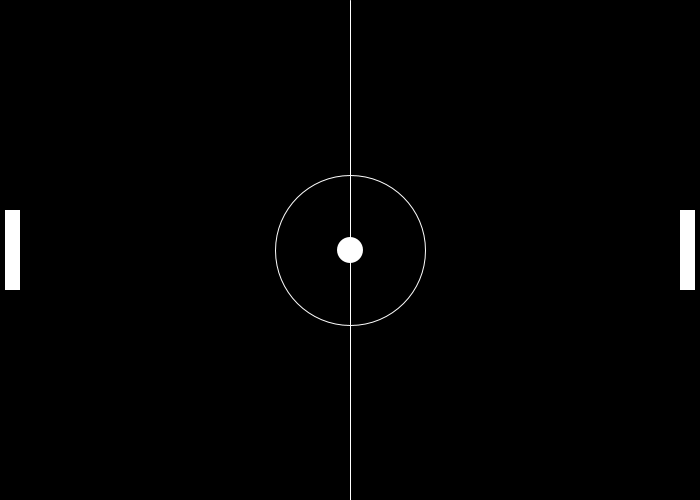
Frame 1 (no input)
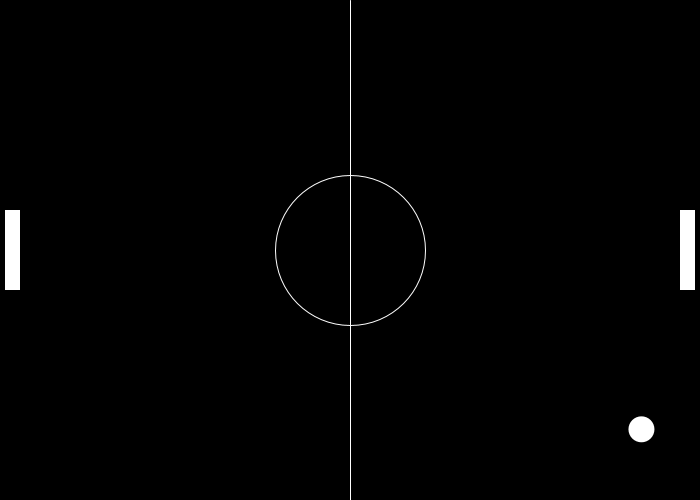
Frame 60 (the mouse pressed at the canvas centre just before this capture)
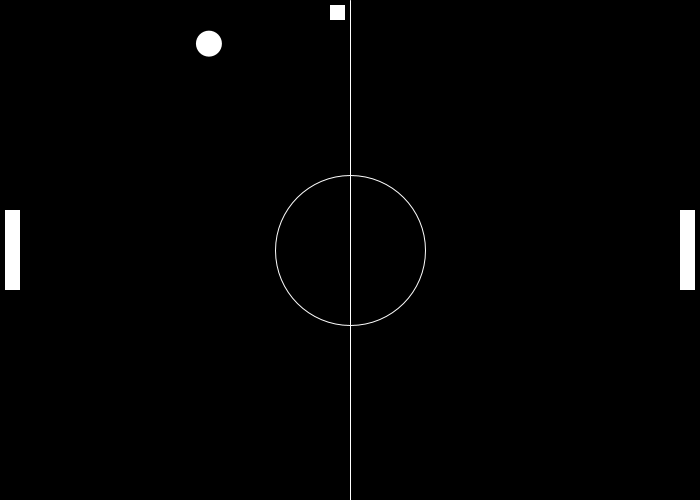
Frame 120 (the mouse held since frame 60 and released just before this capture)

The Processing sketch that drew these frames (run headless with seeded random() and noise(); from frame 60 on, the mouse is pressed at the canvas centre):

// Processing sketch: processing_102037
// ── processing_102037.pde

boolean q = false;
boolean a = false;
boolean p = false;
boolean l = false;

int p1=0,p2=0;
float x=350,y=250,xv=random(3,6),yv=random(2,6),wh=26,h1=210,h2=210, r=random(10);

void setup(){
  size(700,500);
  frameRate(60);
  if(r<=5) yv*=(-1);
}
void draw(){
 background(0);
 stroke(255);
 line(350,0,350,500);
 noFill();
 ellipse(350,250,150,150);
 fill(255);
 noStroke();
 ellipse(x,y,wh,wh);
 x+=xv;y+=yv;
 if((y>=487)||(y<=13)) yv*=(-1);
 rect(5,h1,15,80);
 rect(680,h2,15,80);
 if(q==true){
   h1+=-6;
 }
 if(a==true){
   h1+=6;
 }
 if(p==true){
   h2+=-6;
 }
 if(l==true){
   h2+=6;
 }
 if((x>17)&&(x<23)&&(y>h1)&&(y<(h1+80))){
   xv*=(-1);
 }
 if((x>677)&&(x<683)&&(y>h2)&&(y<(h2+80))){
   xv*=(-1);
 }
 if(x<-50){
   x=350;y=250;
   xv=random(3,6);yv=random(2,6);
   r=int(random(0,1));
   if(r==0)yv=-yv;
   p2+=1;
 }
 if(x>750){
   x=350;y=250;
   xv=random(3,6);yv=random(2,6);
   r=int(random(0,1));
   if(r==0)yv=-yv;
   xv*=(-1);
   p1+=1;
 }
 if(p1>=1)rect(330,5,15,15);
 if(p1>=2)rect(310,5,15,15);
 if(p1>=3)rect(290,5,15,15);
 if(p1>=4)rect(270,5,15,15);
 if(p1>=5)rect(250,5,15,15);
 if(p1>=6)rect(230,5,15,15);
 if(p1>=7)rect(210,5,15,15);
 if(p1>=8)rect(190,5,15,15);
 if(p1>=9)rect(170,5,15,15);
 if(p1>=10)rect(150,5,15,15);
 
 if(p2>=1)rect(355,5,15,15);
 if(p2>=2)rect(375,5,15,15);
 if(p2>=3)rect(395,5,15,15);
 if(p2>=4)rect(415,5,15,15);
 if(p2>=5)rect(435,5,15,15);
 if(p2>=6)rect(455,5,15,15);
 if(p2>=7)rect(475,5,15,15);
 if(p2>=8)rect(495,5,15,15);
 if(p2>=9)rect(515,5,15,15);
 if(p2>=10)rect(535,5,15,15);

 if((keyPressed==true)&&(key=='r')){
  h1=210;h2=210;x=350;y=250;
  xv=random(3,6);yv=random(2,6);
   r=int(random(-0.4,1.4));
   if(r==0)  yv=-yv;
   r=int(random(-0.4,1.4));
   if(r==0) xv=-xv;
   p1=0;p2=0;
 }
 
}
void keyPressed() {
    if (key == 'q') q = true; 
    if (key == 'a') a = true; 
    if (key == 'p') p = true; 
    if (key == 'l') l = true;
}

void keyReleased() {
    if (key == 'q') q = false; 
    if (key == 'a') a = false; 
    if (key == 'p') p = false; 
    if (key == 'l') l = false;
}
